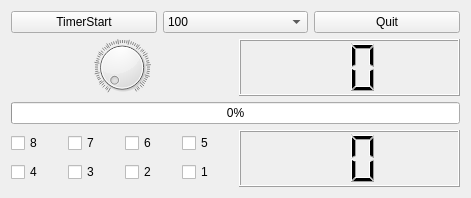
<?xml version="1.0" encoding="UTF-8"?>
<ui version="4.0">
 <class>Tab1DevControl</class>
 <widget class="QWidget" name="Tab1DevControl">
  <property name="geometry">
   <rect>
    <x>0</x>
    <y>0</y>
    <width>471</width>
    <height>198</height>
   </rect>
  </property>
  <property name="windowTitle">
   <string>Form</string>
  </property>
  <layout class="QVBoxLayout" name="verticalLayout" stretch="1,4,1,4">
   <item>
    <layout class="QHBoxLayout" name="horizontalLayout">
     <item>
      <widget class="QPushButton" name="pPBtimerStart">
       <property name="text">
        <string>TimerStart</string>
       </property>
       <property name="checkable">
        <bool>true</bool>
       </property>
       <property name="checked">
        <bool>false</bool>
       </property>
      </widget>
     </item>
     <item>
      <widget class="QComboBox" name="pCBtimerValue">
       <item>
        <property name="text">
         <string>100</string>
        </property>
       </item>
       <item>
        <property name="text">
         <string>200</string>
        </property>
       </item>
       <item>
        <property name="text">
         <string>500</string>
        </property>
       </item>
       <item>
        <property name="text">
         <string>1000</string>
        </property>
       </item>
       <item>
        <property name="text">
         <string>2000</string>
        </property>
       </item>
      </widget>
     </item>
     <item>
      <widget class="QPushButton" name="pPBappQuit">
       <property name="text">
        <string>Quit</string>
       </property>
      </widget>
     </item>
    </layout>
   </item>
   <item>
    <layout class="QHBoxLayout" name="horizontalLayout_2">
     <item>
      <widget class="QDial" name="pDialLed">
       <property name="maximum">
        <number>255</number>
       </property>
       <property name="tracking">
        <bool>true</bool>
       </property>
       <property name="wrapping">
        <bool>false</bool>
       </property>
       <property name="notchesVisible">
        <bool>true</bool>
       </property>
      </widget>
     </item>
     <item>
      <widget class="QLCDNumber" name="pLcdNumberLed">
       <property name="digitCount">
        <number>2</number>
       </property>
       <property name="mode">
        <enum>QLCDNumber::Hex</enum>
       </property>
       <property name="segmentStyle">
        <enum>QLCDNumber::Filled</enum>
       </property>
      </widget>
     </item>
    </layout>
   </item>
   <item>
    <layout class="QHBoxLayout" name="horizontalLayout_3">
     <item>
      <widget class="QProgressBar" name="pProgressBarLed">
       <property name="maximum">
        <number>100</number>
       </property>
       <property name="value">
        <number>0</number>
       </property>
      </widget>
     </item>
    </layout>
   </item>
   <item>
    <layout class="QHBoxLayout" name="horizontalLayout_4">
     <item>
      <layout class="QGridLayout" name="pGRkey">
       <item row="2" column="1">
        <widget class="QCheckBox" name="pCBkey3">
         <property name="text">
          <string>3</string>
         </property>
         <property name="tristate">
          <bool>false</bool>
         </property>
        </widget>
       </item>
       <item row="2" column="3">
        <widget class="QCheckBox" name="pCBkey1">
         <property name="text">
          <string>1</string>
         </property>
         <property name="tristate">
          <bool>false</bool>
         </property>
        </widget>
       </item>
       <item row="0" column="1">
        <widget class="QCheckBox" name="pCBkey7">
         <property name="text">
          <string>7</string>
         </property>
         <property name="tristate">
          <bool>false</bool>
         </property>
        </widget>
       </item>
       <item row="0" column="0">
        <widget class="QCheckBox" name="pCBkey8">
         <property name="text">
          <string>8</string>
         </property>
         <property name="tristate">
          <bool>false</bool>
         </property>
        </widget>
       </item>
       <item row="2" column="2">
        <widget class="QCheckBox" name="pCBkey2">
         <property name="text">
          <string>2</string>
         </property>
         <property name="tristate">
          <bool>false</bool>
         </property>
        </widget>
       </item>
       <item row="0" column="2">
        <widget class="QCheckBox" name="pCBkey6">
         <property name="text">
          <string>6</string>
         </property>
         <property name="tristate">
          <bool>false</bool>
         </property>
        </widget>
       </item>
       <item row="2" column="0">
        <widget class="QCheckBox" name="pCBkey4">
         <property name="text">
          <string>4</string>
         </property>
         <property name="tristate">
          <bool>false</bool>
         </property>
        </widget>
       </item>
       <item row="0" column="3">
        <widget class="QCheckBox" name="pCBkey5">
         <property name="text">
          <string>5</string>
         </property>
         <property name="tristate">
          <bool>false</bool>
         </property>
        </widget>
       </item>
      </layout>
     </item>
     <item>
      <widget class="QLCDNumber" name="pLcdNumberKey">
       <property name="digitCount">
        <number>2</number>
       </property>
       <property name="mode">
        <enum>QLCDNumber::Hex</enum>
       </property>
      </widget>
     </item>
    </layout>
   </item>
  </layout>
 </widget>
 <resources/>
 <connections/>
</ui>
